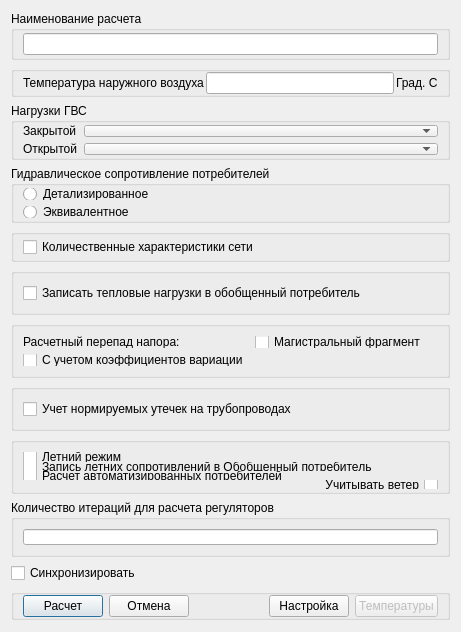
<?xml version="1.0" encoding="UTF-8"?>
<ui version="4.0">
 <class>Param2Dialog</class>
 <widget class="QDialog" name="dialog">
  <property name="geometry">
   <rect>
    <x>0</x>
    <y>0</y>
    <width>461</width>
    <height>632</height>
   </rect>
  </property>
  <property name="windowTitle">
   <string>Установки расчета Фактического режима</string>
  </property>
  <layout class="QGridLayout" name="gridLayout_2">
   <property name="sizeConstraint">
    <enum>QLayout::SetNoConstraint</enum>
   </property>
   <item row="5" column="0">
    <widget class="QGroupBox" name="groupBox_2">
     <property name="mouseTracking">
      <bool>false</bool>
     </property>
     <property name="flat">
      <bool>false</bool>
     </property>
     <property name="checkable">
      <bool>false</bool>
     </property>
     <layout class="QGridLayout" name="gridLayout">
      <item row="3" column="0">
       <widget class="QCheckBox" name="check_Save_po">
        <property name="text">
         <string>Записать тепловые нагрузки в обобщенный потребитель</string>
        </property>
       </widget>
      </item>
     </layout>
    </widget>
   </item>
   <item row="0" column="0">
    <widget class="QGroupBox" name="group_Static1">
     <property name="title">
      <string>Наименование расчета</string>
     </property>
     <layout class="QVBoxLayout">
      <property name="spacing">
       <number>2</number>
      </property>
      <property name="topMargin">
       <number>2</number>
      </property>
      <property name="bottomMargin">
       <number>2</number>
      </property>
      <item>
       <widget class="QLineEdit" name="edit_Name"/>
      </item>
     </layout>
    </widget>
   </item>
   <item row="1" column="0">
    <widget class="QGroupBox" name="groupBox_4">
     <layout class="QHBoxLayout" name="horizontalLayout_3">
      <property name="spacing">
       <number>2</number>
      </property>
      <property name="topMargin">
       <number>0</number>
      </property>
      <property name="bottomMargin">
       <number>0</number>
      </property>
      <item>
       <widget class="QLabel" name="label_Static4">
        <property name="text">
         <string>Температура наружного воздуха</string>
        </property>
        <property name="wordWrap">
         <bool>false</bool>
        </property>
       </widget>
      </item>
      <item>
       <widget class="QLineEdit" name="edit_Tn"/>
      </item>
      <item>
       <widget class="QLabel" name="label_Static6">
        <property name="text">
         <string>Град. C</string>
        </property>
       </widget>
      </item>
     </layout>
    </widget>
   </item>
   <item row="4" column="0">
    <widget class="QGroupBox" name="groupBox_7">
     <property name="autoFillBackground">
      <bool>false</bool>
     </property>
     <property name="styleSheet">
      <string notr="true">;</string>
     </property>
     <property name="title">
      <string/>
     </property>
     <property name="flat">
      <bool>false</bool>
     </property>
     <layout class="QGridLayout" name="gridLayout_3">
      <property name="topMargin">
       <number>2</number>
      </property>
      <property name="bottomMargin">
       <number>2</number>
      </property>
      <property name="spacing">
       <number>0</number>
      </property>
      <item row="0" column="0">
       <widget class="QCheckBox" name="check_Char_sety">
        <property name="mouseTracking">
         <bool>true</bool>
        </property>
        <property name="contextMenuPolicy">
         <enum>Qt::PreventContextMenu</enum>
        </property>
        <property name="styleSheet">
         <string notr="true"/>
        </property>
        <property name="text">
         <string>Количественные характеристики сети</string>
        </property>
       </widget>
      </item>
     </layout>
    </widget>
   </item>


   <item row="14" column="0">
    <spacer name="verticalSpacer">
     <property name="orientation">
      <enum>Qt::Vertical</enum>
     </property>
     <property name="sizeHint" stdset="0">
      <size>
       <width>20</width>
       <height>40</height>
      </size>
     </property>
    </spacer>
   </item>



   <item row="15" column="0">
    <widget class="QGroupBox" name="groupBox_3">
     <layout class="QHBoxLayout" name="horizontalLayout">
      <property name="topMargin">
       <number>0</number>
      </property>
      <property name="bottomMargin">
       <number>0</number>
      </property>
      <item>
       <widget class="QPushButton" name="push_Ok">
        <property name="text">
         <string>Расчет</string>
        </property>
       </widget>
      </item>
      <item>
       <widget class="QPushButton" name="push_Cancel">
        <property name="text">
         <string>Отмена</string>
        </property>
       </widget>
      </item>

      <item>
       <spacer name="horizontalSpacer">
        <property name="orientation">
         <enum>Qt::Horizontal</enum>
        </property>
        <property name="sizeHint" stdset="0">
         <size>
          <width>40</width>
          <height>20</height>
         </size>
        </property>
       </spacer>
      </item>



      <item>
       <widget class="QPushButton" name="push_Setup">
        <property name="text">
         <string>Настройка</string>
        </property>
       </widget>
      </item>



      <item>
       <widget class="QPushButton" name="push_T_ist">
        <property name="enabled">
         <bool>false</bool>
        </property>
        <property name="visible">
         <bool>false</bool>
        </property>
        <property name="text">
         <string>Температуры</string>
        </property>
       </widget>
      </item>



     </layout>
    </widget>
   </item>
   <item row="8" column="0">
    <widget class="QGroupBox" name="groupBox_5">
     <layout class="QVBoxLayout" name="verticalLayout">
      <property name="spacing">
       <number>0</number>
      </property>
      <property name="topMargin">
       <number>9</number>
      </property>
      <property name="bottomMargin">
       <number>2</number>
      </property>
      <item>
       <widget class="QCheckBox" name="check_Leto">
        <property name="text">
         <string>Летний режим</string>
        </property>
       </widget>
      </item>
      <item>
       <widget class="QCheckBox" name="check_save_leto">
        <property name="text">
         <string>Запись летних сопротивлений в Обобщенный потребитель</string>
        </property>
       </widget>
      </item>

      <item>
       <widget class="QCheckBox" name="check_Avtomat">
        <property name="text">
         <string>Расчет автоматизированных потребителей</string>
        </property>
       </widget>
      </item>

      <item>
       <widget class="QCheckBox" name="check_Veter">
        <property name="layoutDirection">
         <enum>Qt::RightToLeft</enum>
        </property>
        <property name="text">
         <string>Учитывать ветер</string>
        </property>
       </widget>
      </item>


     </layout>




    </widget>
   </item>
   <item row="3" column="0">
    <widget class="QGroupBox" name="group_Static3">
     <property name="title">
      <string>Гидравлическое сопротивление потребителей</string>
     </property>
     <layout class="QVBoxLayout">
      <property name="topMargin">
       <number>2</number>
      </property>
      <property name="bottomMargin">
       <number>2</number>
      </property>
      <item>
       <widget class="QRadioButton" name="radio_Detaliz">
        <property name="text">
         <string>Детализированное</string>
        </property>
        <attribute name="buttonGroup">
         <string notr="true">bg_Detaliz</string>
        </attribute>
       </widget>
      </item>
      <item>
       <widget class="QRadioButton" name="radio_Equiv">
        <property name="text">
         <string>Эквивалентное</string>
        </property>
        <attribute name="buttonGroup">
         <string notr="true">bg_Detaliz</string>
        </attribute>
       </widget>
      </item>
     </layout>
    </widget>
   </item>
   <item row="6" column="0">
    <widget class="QGroupBox" name="group_Static6">
     <property name="enabled">
      <bool>true</bool>
     </property>
     <property name="visible">
      <bool>true</bool>
     </property>
     <layout class="QFormLayout" name="formLayout_2">
      <item row="0" column="0">
       <widget class="QLabel" name="label">
        <property name="minimumSize">
         <size>
          <width>2</width>
          <height>2</height>
         </size>
        </property>
        <property name="layoutDirection">
         <enum>Qt::LeftToRight</enum>
        </property>
        <property name="text">
         <string>Расчетный перепад напора:</string>
        </property>
        <property name="scaledContents">
         <bool>false</bool>
        </property>
        <property name="wordWrap">
         <bool>false</bool>
        </property>
        <property name="margin">
         <number>3</number>
        </property>
       </widget>
      </item>
      <item row="0" column="1">
       <widget class="QCheckBox" name="check_Mag_fragment">
        <property name="text">
         <string>Магистральный фрагмент</string>
        </property>
       </widget>
      </item>
      <item row="2" column="0">
       <widget class="QCheckBox" name="check_Kv">
        <property name="text">
         <string>С учетом коэффициентов вариации</string>
        </property>
       </widget>
      </item>
     </layout>
    </widget>
   </item>






   <item row="2" column="0">
    <widget class="QGroupBox" name="group_Static2">
     <property name="title">
      <string>Нагрузки ГВС</string>
     </property>
     <layout class="QFormLayout" name="formLayout">
      <property name="topMargin">
       <number>2</number>
      </property>
      <property name="bottomMargin">
       <number>2</number>
      </property>
      <item row="0" column="0">
       <widget class="QLabel" name="label_Static5">
        <property name="text">
         <string>Закрытой</string>
        </property>
       </widget>
      </item>
      <item row="0" column="1">
       <widget class="QComboBox" name="combo_Gws"/>
      </item>
      <item row="1" column="0">
       <widget class="QLabel" name="label_Static7">
        <property name="text">
         <string>Открытой</string>
        </property>
       </widget>
      </item>
      <item row="1" column="1">
       <widget class="QComboBox" name="combo_Gws2"/>
      </item>
     </layout>
    </widget>
   </item>



   <item row="12" column="0">
       <widget class="QGroupBox" name="group_Static_iter">
        <property name="title">
         <string>Количество итераций для расчета регуляторов</string>
        </property>
        <layout class="QHBoxLayout">
         <item>
          <widget class="QLineEdit" name="edit_kol_iter"/>
         </item>
        </layout>
       </widget>
   </item>


   <item row="13" column="0">
    <widget class="QCheckBox" name="check_copy_calc">
     <property name="text">
      <string>Синхронизировать</string>
     </property>
    </widget>
   </item>



   <item row="7" column="0">
    <widget class="QGroupBox" name="groupBox">
     <property name="title">
      <string/>
     </property>
     <layout class="QHBoxLayout" name="horizontalLayout_2">
      <item>
       <widget class="QCheckBox" name="check_Utechki">
        <property name="text">
         <string>Учет нормируемых утечек на трубопроводах</string>
        </property>
       </widget>
      </item>
     </layout>
    </widget>
   </item>
  </layout>
 </widget>
 <resources/>
 <connections/>
 <buttongroups>
  <buttongroup name="bg_Detaliz"/>
 </buttongroups>
</ui>
